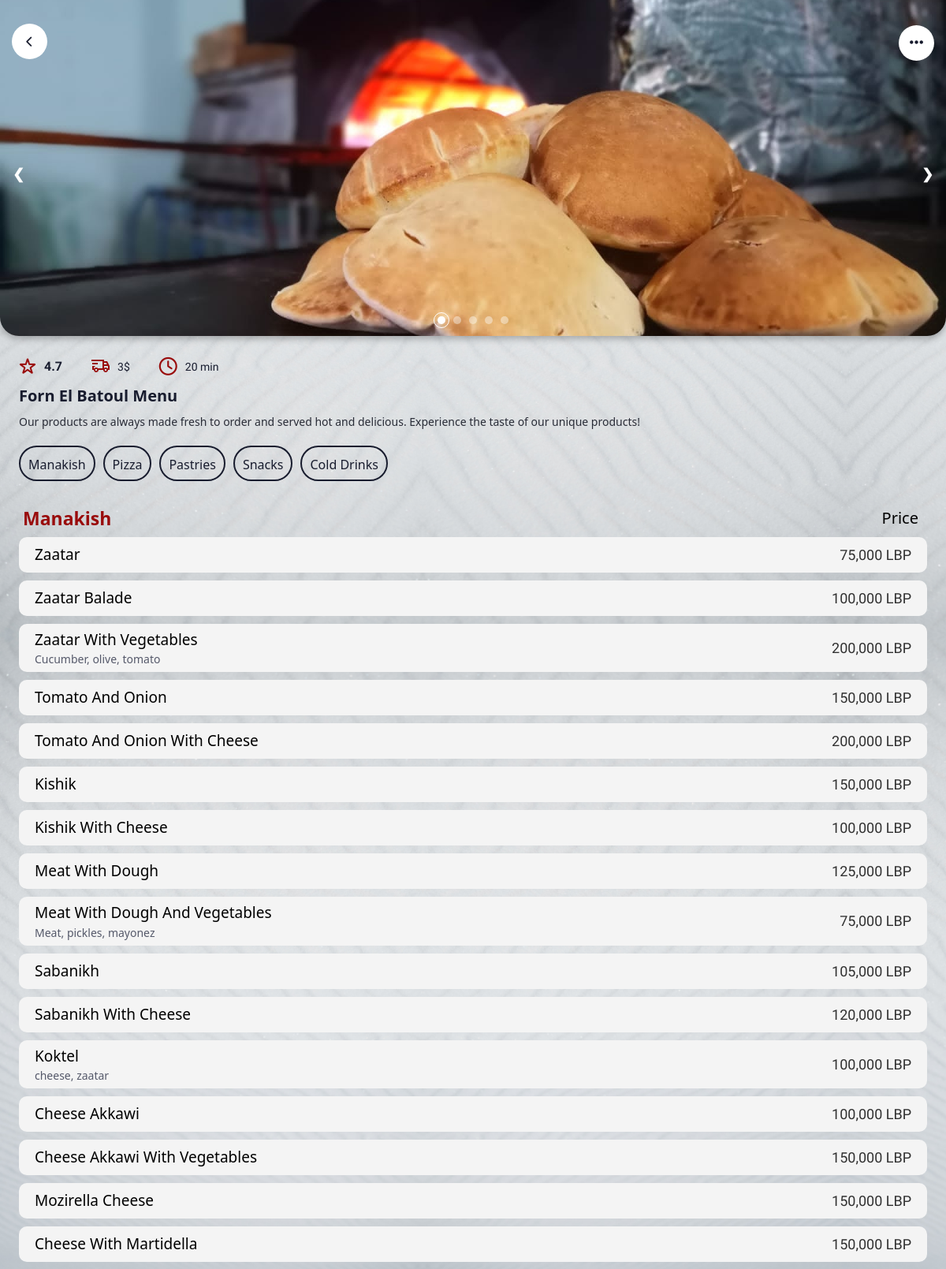
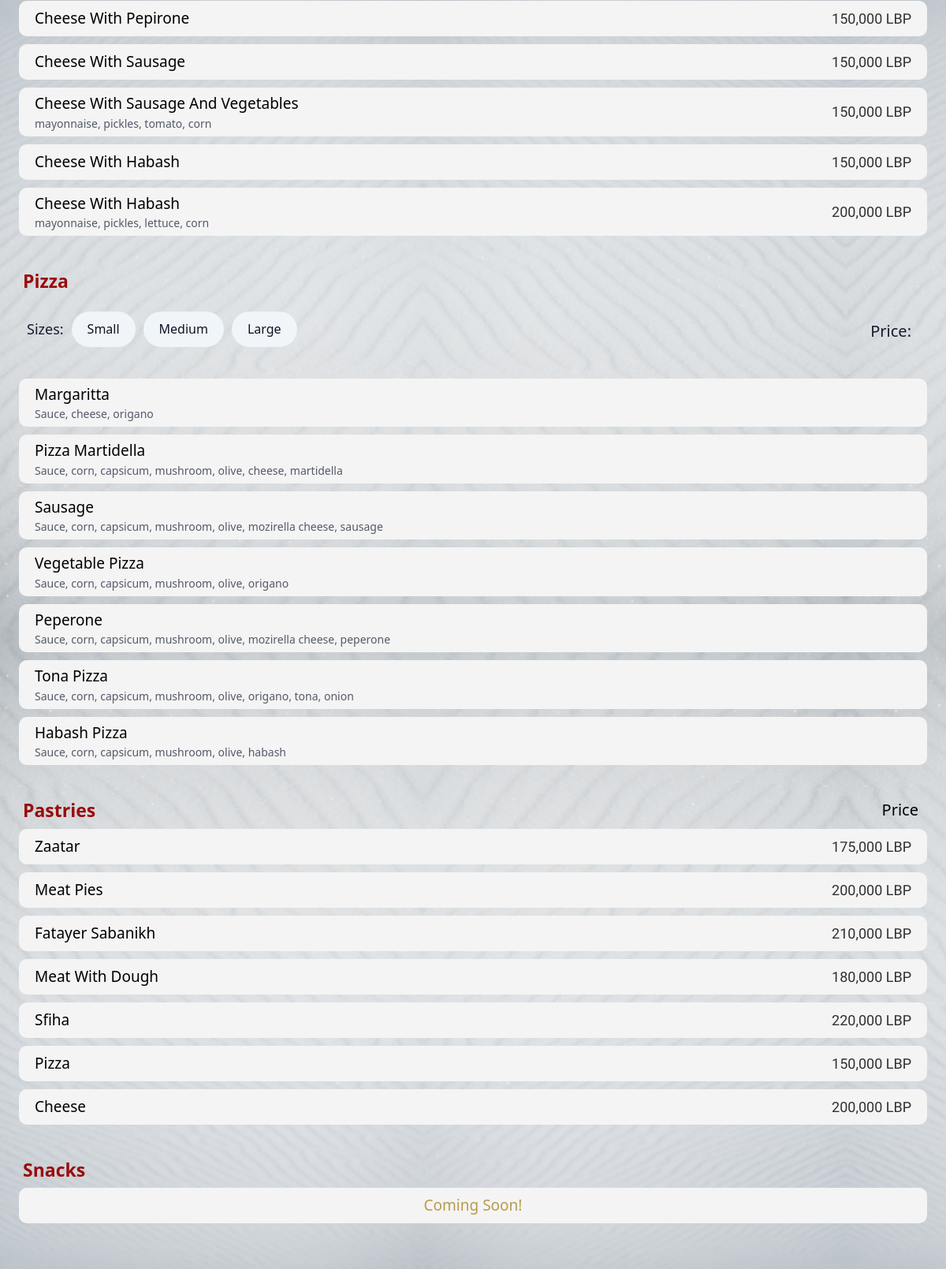
Screenshot of /main_menu (signed in, upper part) with the database file from the repository (2 pictures, top to bottom).
### forn_el_batoul/models.py (models this page shows, shortened)
class Choice(models.Model):
    order = models.IntegerField()
    english_choice = models.CharField(max_length=64)
    arabic_choice  = models.CharField(max_length=64)
    price = models.IntegerField(blank=True)
    english_description = models.TextField(blank=True)
    arabic_description = models.TextField(blank=True)
    food_category = models.ForeignKey(FoodCategory, on_delete=models.CASCADE, related_name="choices")

### forn_el_batoul/views.py (the view)
# urls.py: path("main_menu", views.main_menu, name="main_menu"),
def main_menu(request):
    manakish = FoodCategory.objects.get(category_name="Manakish").choices.all().order_by('order').values()
    pizza = FoodCategory.objects.get(category_name="Pizza").choices.all().order_by('order').values()
    pastries = FoodCategory.objects.get(category_name="Pastries").choices.all().order_by('order').values()
    rates = PizzaRate.objects.all()
    pizza_rates = {}
    for rate in rates:
        pizza_rates[rate.size] = rate.price
    pizza_rates = json.dumps(pizza_rates)
    current_user = request.user
    if request.method == "POST":
        searched = request.POST["searched"]
        return render(request, "forn_el_batoul/main_menu.html", {
            "manakish": manakish,
            "pizza": pizza,
            "pizza_rates": pizza_rates,
            "pastries": pastries,
            "searched": searched,
            "current_user": current_user
        })
    else:
        return render(request, "forn_el_batoul/main_menu.html", {
            "manakish": manakish,
            "pizza": pizza,
            "pizza_rates": pizza_rates,
            "pastries": pastries,
            "searched": "none",
            "current_user": current_user
        })

### forn_el_batoul/templates/forn_el_batoul/main_menu.html (shortened to what this page needs)
{% extends 'forn_el_batoul/layout.html' %}
{% load static %}
{% block head %}
    <link href="{% static 'forn_el_batoul/main_menu.css' %}" rel="stylesheet">
{% endblock %}
{% block body %}
    <div id="main_menu_container">
        <div class="slideshow-container">
            <div class="slider_top">
                <a href="{% url 'home' %}" class="return_btn top_btn">
                    <i class="fa-solid fa-chevron-left"></i>
                </a>
                <div class="dropdown">
                    <div class="top_btn">
                        <i class="fa-solid fa-ellipsis dropbtn" onclick="dropdown()" style="font-size: 20px; transition: none;" id="dropbtn"></i>
                    </div>
                </div>
            </div>
            <div class="slider_bottom">
                <div class="wrapper dot-0" onclick="currentSlide(0)"><span class="dot"></span></div>
                <div class="wrapper dot-1" onclick="currentSlide(1)"><span class="dot"></span></div>
                <div class="wrapper dot-2" onclick="currentSlide(2)"><span class="dot"></span></div>
                <div class="wrapper dot-3" onclick="currentSlide(3)"><span class="dot"></span></div>
                <div class="wrapper dot-4" onclick="currentSlide(4)"><span class="dot"></span></div>
            </div>
            <a class="prev" onclick="plusSlides(-1)">❮</a>
            <a class="next" onclick="plusSlides(1)">❯</a>
        </div>
        <div class="top_container">
            <div id="head">
                <div class="rating">
                    <img src="{% static 'forn_el_batoul/media/star.png' %}" rel="icon">
                    <span>4.7</span>
                </div>
                <div class="shipping">
                    <img src="{% static 'forn_el_batoul/media/Delivery.png' %}" rel="icon">
                    <span>3$</span>
                </div>
                <div class="time">
                    <i class="fa-regular fa-clock"></i>
                    <span>20 min</span>
                </div>
            </div>
            <span class="greeting">Forn El Batoul Menu</span>
            <p class="description">Our products are always made fresh to order and served hot and delicious. Experience the taste of our unique products!</p>
        </div>
        <div class="scrolling-wrapper">
            <a href="#manakish" class="card card-1"><span>Manakish</span></a>
            <a href="#pizza" class="card card-2"><span>Pizza</span></a>
            <a href="#pastries" class="card card-3"><span>Pastries</span></a>
            <a href="#snacks" class="card card-4"><span>Snacks</span></a>
            <a href="#" class="card card-5"><span>Cold Drinks</span></a>
        </div>
        <div class="category" id="manakish">
            <div class="header">
                <span class="title">Manakish</span>
                <span class="price_heading">Price</span>
            </div>
            {% for choice in manakish %}
                {% if searched == choice.english_choice or searched == choice.arabic_choice %}
                    <div class="choice" id="searched" style="scroll-margin-top: 75px;">
                {% else %}
                    <div class="choice">
                {% endif %}
                    <div>
                        {% if choice.description == "" %}
                            <span class="choice_name english" style="margin-top: 5px; margin-bottom: 5px;">{{ choice.english_choice }}</span>
                            <span class="choice_name arabic" style="margin-top: 5px; margin-bottom: 5px; display: none;">{{ choice.arabic_choice }}</span>
                        {% else %}
                            <span class="choice_name english" style="padding-top: 6px;">{{ choice.english_choice }}</span>
                            <span class="choice_description english">{{ choice.english_description }}</span>
                        {% endif %}
                    </div>
                    <span class="choice_price">{{ choice.price }},000 LBP</span>
                </div>
            {% endfor %}
        </div>
        <div class="category" id="pizza">
            <div class="header">
                <span class="title">Pizza</span>
            </div>
            <div class="header_2">
                <div class="sizes">
                    <span>Sizes:</span>
                    <button onclick="selectPrice('small')" id="small">Small</button>
                    <button onclick="selectPrice('medium')" id="medium">Medium</button>
                    <button onclick="selectPrice('large')" id="large">Large</button>
                </div>
                <div class="pizza_price_container" style="display: flex;">
                    <span class="price large_screen key" style="margin-right: 5px;">Price: </span>
                </div>
            </div>
            {% for choice in pizza %}
                {% if searched == choice.english_choice or searched == choice.arabic_choice %}
                <div class="choice" id="searched" style="scroll-margin-top: 75px;">
                {% else %}
                    <div class="choice">
                {% endif %}
                    <div>
                        {% if choice.description == "" %}
                            <span class="choice_name english" style="margin-top: 5px; margin-bottom: 5px;">{{ choice.english_choice }}</span>
                            <span class="choice_name arabic" style="margin-top: 5px; margin-bottom: 5px; display: none;">{{ choice.arabic_choice }}</span>
                        {% else %}
                            <span class="choice_name english" style="padding-top: 6px;">{{ choice.english_choice }}</span>
                            <span class="choice_description english">{{ choice.english_description }}</span>
                        {% endif %}
                    </div>
                </div>
            {% endfor %}
        </div>
        <div class="category" id="pastries">
            <div class="header">
                <span class="title">Pastries</span>
                <span class="price_heading">Price</span>
            </div>
            {% for choice in pastries %}
                {% if searched == choice.english_choice or searched == choice.arabic_choice %}
                    <div class="choice" id="searched" style="scroll-margin-top: 75px;">
                {% else %}
                    <div class="choice">
                {% endif %}
                    <div>
                        {% if choice.description == "" %}
                            <span class="choice_name english" style="margin-top: 5px; margin-bottom: 5px;">{{ choice.english_choice }}</span>
                            <span class="choice_name arabic" style="margin-top: 5px; margin-bottom: 5px; display: none;">{{ choice.arabic_choice }}</span>
                        {% else %}
                            <span class="choice_name english" style="padding-top: 6px;">{{ choice.english_choice }}</span>
                            <span class="choice_description english">{{ choice.english_description }}</span>
                        {% endif %}
                    </div>
                    <span class="choice_price">{{ choice.price }},000 LBP</span>
                </div>
            {% endfor %}
        </div>
        <div class="category" style="padding-bottom: 50px;" id="snacks">
            <div class="header">
                <span class="title">Snacks</span>
            </div>
            <div class="choice" style="justify-content: center;">
                <div>
                    <span class="choice_name" style="color: #B79B4B; margin: 5px 0 5px 0;">Coming Soon!</span>
                </div>
            </div>
        </div>
    </div>
{% endblock %}

### rows the page displays
Choice: english_choice "Zaatar", price "75"
Choice: english_choice "Zaatar Balade", price "100"
Choice: english_choice "Zaatar With Vegetables", english_description "Cucumber, olive, tomato", price "200"
Choice: english_choice "Tomato And Onion", price "150"
Choice: english_choice "Tomato And Onion With Cheese", price "200"
Choice: english_choice "Kishik", price "150"
Choice: english_choice "Kishik With Cheese", price "100"
Choice: english_choice "Meat With Dough", price "125"
Choice: english_choice "Meat With Dough And Vegetables", english_description "Meat, pickles, mayonez", price "75"
Choice: english_choice "Sabanikh", price "105"
Choice: english_choice "Sabanikh With Cheese", price "120"
Choice: english_choice "Koktel", english_description "cheese, zaatar", price "100"
Choice: english_choice "Cheese Akkawi", price "100"
Choice: english_choice "Cheese Akkawi With Vegetables", price "150"
Choice: english_choice "Mozirella Cheese", price "150"
Choice: english_choice "Cheese With Martidella", price "150"
Choice: english_choice "Cheese With Pepirone", price "150"
Choice: english_choice "Cheese With Sausage", price "150"
Choice: english_choice "Cheese With Sausage And Vegetables", english_description "mayonnaise, pickles, tomato, corn", price "150"
Choice: english_choice "Cheese With Habash", price "150"
Choice: english_choice "Cheese With Habash", english_description "mayonnaise, pickles, lettuce, corn", price "200"
Choice: english_choice "Margaritta", english_description "Sauce, cheese, origano"
Choice: english_choice "Pizza Martidella", english_description "Sauce, corn, capsicum, mushroom, olive, cheese, martidella"
Choice: english_choice "Sausage", english_description "Sauce, corn, capsicum, mushroom, olive, mozirella cheese, sausage"
Choice: english_choice "Vegetable Pizza", english_description "Sauce, corn, capsicum, mushroom, olive, origano"
Choice: english_choice "Peperone", english_description "Sauce, corn, capsicum, mushroom, olive, mozirella cheese, peperone"
Choice: english_choice "Tona Pizza", english_description "Sauce, corn, capsicum, mushroom, olive, origano, tona, onion"
Choice: english_choice "Habash Pizza", english_description "Sauce, corn, capsicum, mushroom, olive, habash"
Choice: english_choice "Zaatar", price "175"
Choice: english_choice "Meat Pies", price "200"
Choice: english_choice "Fatayer Sabanikh", price "210"
Choice: english_choice "Meat With Dough", price "180"
Choice: english_choice "Sfiha", price "220"
Choice: english_choice "Pizza", price "150"
Choice: english_choice "Cheese", price "200"
